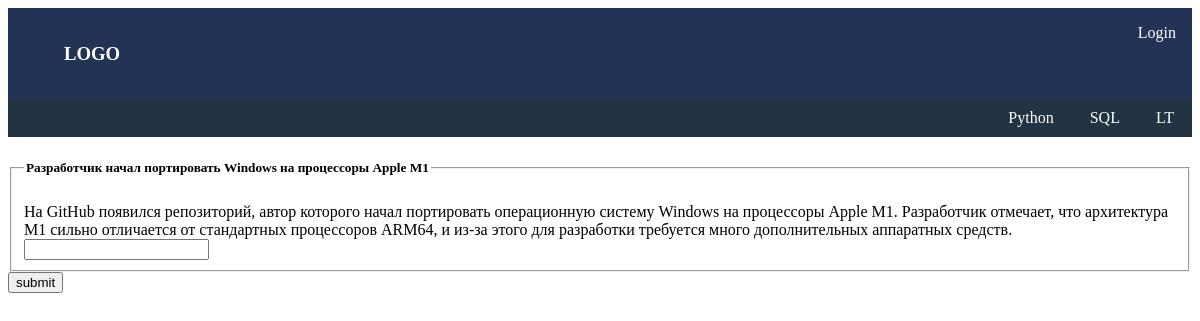
Screenshot of /news/2/ with the database file from the repository.
### news_blog/models.py (models this page shows, shortened)
class Issue(models.Model):
    issue_topic = models.CharField(max_length=100)
    issue_text = models.CharField(max_length=400)
    issue_author = models.CharField(max_length=100)
    issue_class = models.CharField(max_length=100)
    pub_date = models.DateTimeField('date published')

### news_blog/views.py (the view)
# urls.py: path('<int:pk>/', views.DetailView.as_view(), name='detail'),
class DetailView(generic.DetailView):
    model = Issue
    template_name = 'news_blog/detail.html'

### news_blog/templates/news_blog/detail.html (shortened to what this page needs)
{% extends "mainpage/base.html" %}
{% block content %}
<form action="{% url 'news_blog:vote' issue.id %}" method="post">
<fieldset>
    <legend><h5>{{ issue.issue_topic }}</h5></legend>
        {{ issue.issue_text }}
        <input type="text" name="issue" id="issue">
</fieldset>
<input type="submit" value="submit">
</form>
{% endblock content %}

### rows the page displays
Issue: issue_topic "Разработчик начал портировать Windows на процессоры Apple M1", issue_text "На GitHub появился репозиторий, автор которого начал портировать операционную систему Windows на процессоры Apple M1. Разработчик отмечает, что архитектура M1 сильно отличается от стандартных процессоров ARM64, и из-за этого для разработки требуется много дополнительных аппаратных средств."
